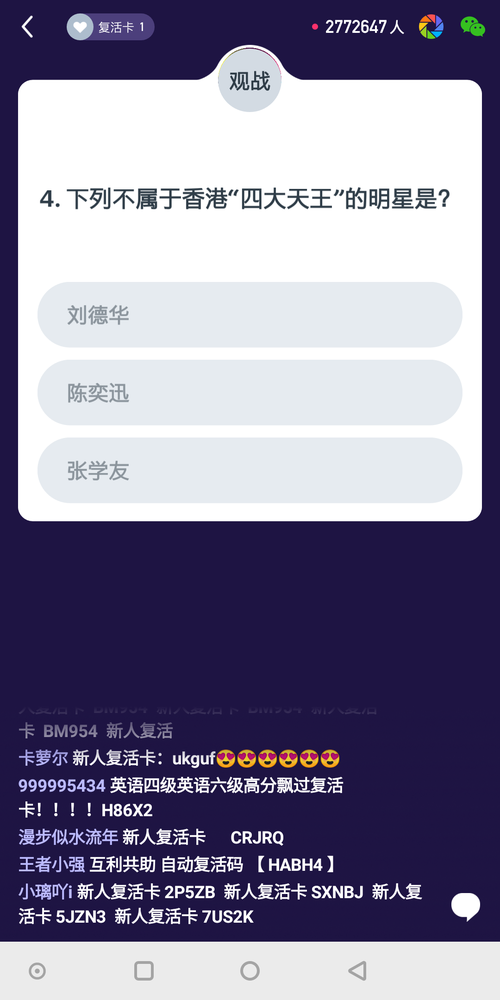
#> input picture search_answer/imgs/screenshot.png, 500 x 1000 px, shrunk from 1080 x 2160 before the run
$ python reconText.py
#> lines starting #> are read from the running program, lines starting #| are printed output that depends on the picture
from PIL import Image
import pytesseract
import webbrowser
import urllib
import os
import PIL.ImageOps
import time
import platform

start = time.time()
os.system("adb shell /system/bin/screencap -p /sdcard/screenshot.png")
if platform.system() == 'Windows':
    os.system("adb pull /sdcard/screenshot.png G:/workspace/py_ws/search_answer/imgs/")

if platform.system() == 'Windows':
    tessdata_dir_config = '--tessdata-dir "C:/Program Files/Tesseract-OCR/"'
else:
    tessdata_dir_config = None


image = Image.open('imgs/screenshot.png')
#> image is the input picture: PIL image 500x1000 RGBA; mean R, G, B, A 135, 130.8, 155.2, 255
print(image.size)
#| (500, 1000)
region = (50,150,1000,1000)
image = image.convert("L")
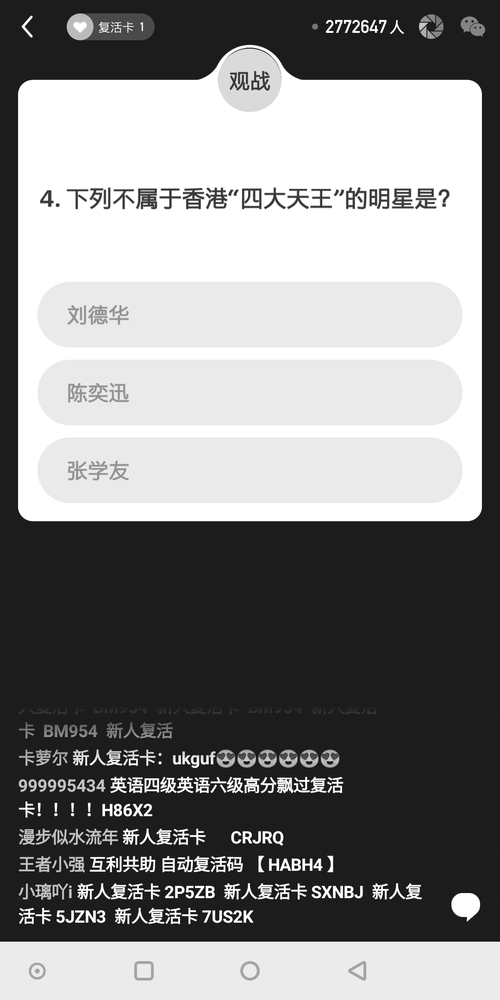
#> image: PIL image 500x1000 L; min 3, max 255, mean 134.7


image = image.crop(region)
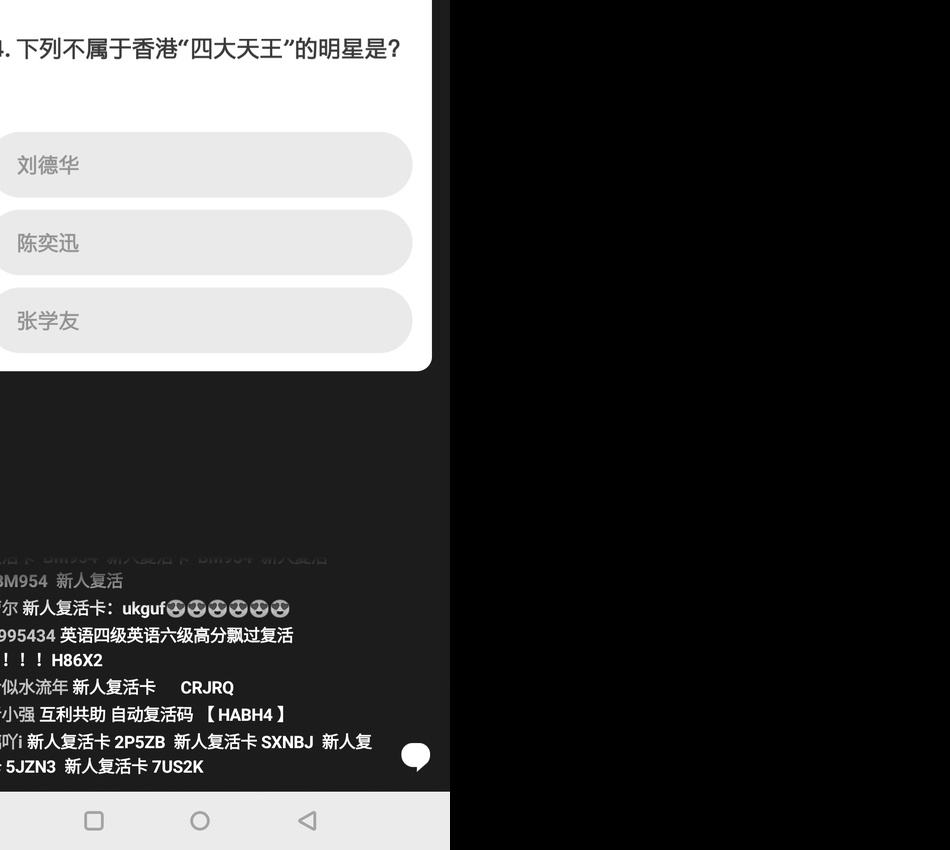
#> image: PIL image 950x850 L; min 0, max 255, mean 65.1

# image = PIL.ImageOps.invert(image)

image.save("imgs/result1.jpg")

#> (the run stopped early here; a loop or call above may not have finished)
